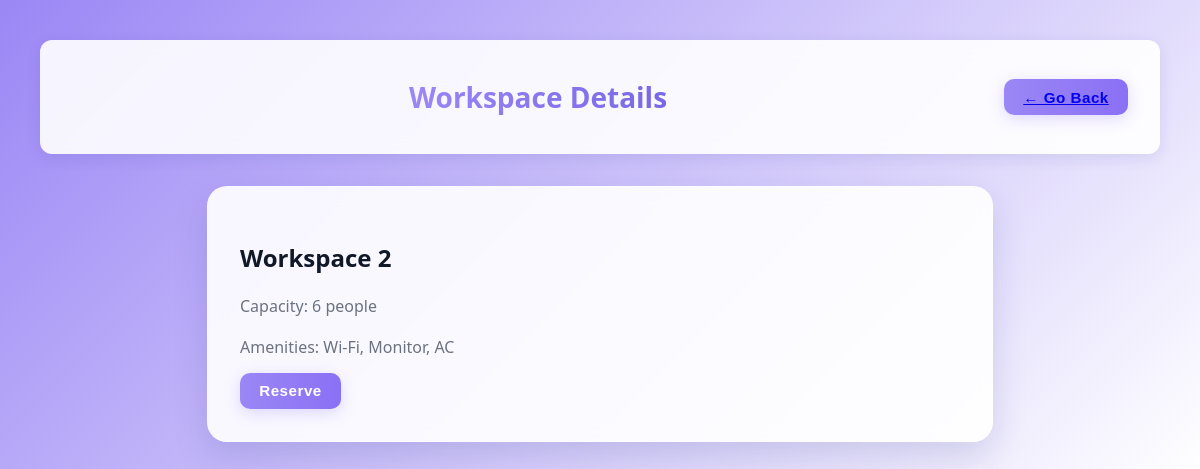
Page /details/2 (signed in) on the committed database.
### website/models.py (models this page shows)
class Workspace(db.Model):
    id = db.Column(db.Integer, primary_key=True)
    name = db.Column(db.String(100), nullable=False, unique=True)
    capacity = db.Column(db.Integer, nullable=False)
    amenities = db.Column(db.String(255), nullable=True)

### website/views.py (the view)
@views.route('/details/<int:id>')
@login_required
def workspace_details(id):
    workspace = Workspace.query.get_or_404(id)
    is_reserved = Booking.query.filter_by(workspace_id=id).first() is not None
    return render_template("workspace-details.html", user=current_user, workspace=workspace, reserved=is_reserved)

### website/__init__.py (called while the page is built)
def create_app():
    app = Flask(__name__)
    app.config['SECRET_KEY'] = 'love'
    app.config['SQLALCHEMY_DATABASE_URI'] = f'sqlite:///{DB_NAME}'
    db.init_app(app)
    from .views import views
    from .auth import auth
    app.register_blueprint(views, url_prefix='/')
    app.register_blueprint(auth, url_prefix='/')
    from .models import User, Workspace  # Import Workspace model
    with app.app_context():
        db.create_all()
        seed_workspaces()  # Seed default workspaces
    login_manager = LoginManager()
    login_manager.login_view = 'auth.login'
    login_manager.init_app(app)
    @login_manager.user_loader
    def load_user(id):
        return User.query.get(int(id))
    return app

### website/templates/workspace-details.html (shortened to what this page needs)
<!DOCTYPE html>
<html lang="en">
<head>
    <link rel="stylesheet" href="{{ url_for('static', filename='styles/workspace_details.css') }}">
</head>
<body>
    <header class="header">
        <h1>Workspace Details</h1>
        <button><a href="/">← Go Back</a></button>
    </header>
    <main class="workspace-details">
        <div class="workspace-item">
            <h2>{{ workspace.name }}</h2>
            <p>Capacity: {{ workspace.capacity }} people</p>
            <p>Amenities: {{ workspace.amenities }}</p>
                {% if current_user.role == 'staff' or current_user.role == 'admin' %}
                    <button onclick="openModal()">Reserve</button>
                {% endif %}
        </div>
    </main>
</body>
</html>

### website/static/styles/workspace_details.css (style rules this page uses)
body { background: linear-gradient(135deg, #9b87f5 0%, #ffffff 100%); font-family: 'Segoe UI', Tahoma, Geneva, Verdana, sans-serif; color: #333; line-height: 1.6; padding: 2rem; }
.header { display: flex; justify-content: space-between; align-items: center; background: rgba(255, 255, 255, 0.9); backdrop-filter: blur(8px); padding: 1rem 2rem; border-radius: 12px; box-shadow: 0 4px 15px rgba(31, 38, 135, 0.1); margin-bottom: 2rem; position: sticky; top: 0; z-index: 10; }
.header h1 { background: linear-gradient(to right, #9b87f5, #7868e6); -webkit-background-clip: text; background-clip: text; -webkit-text-fill-color: transparent; font-size: 1.75rem; font-weight: 600; }
button { background: linear-gradient(to right, #9b87f5, #8a70f5); color: white; border: none; border-radius: 10px; padding: 0.6rem 1.2rem; font-size: 0.95rem; font-weight: 600; transition: all 0.3s ease; box-shadow: 0 4px 15px rgba(155, 135, 245, 0.3); letter-spacing: 0.5px; }
.workspace-details { max-width: 720px; margin: 0 auto; background: rgba(255, 255, 255, 0.9); padding: 2rem; border-radius: 20px; box-shadow: 0 15px 35px rgba(31, 38, 135, 0.15); backdrop-filter: blur(8px); border: 1px solid rgba(255, 255, 255, 0.3); }
.workspace-item h2 { font-size: 1.5rem; margin-bottom: 1rem; color: #111827; }
.workspace-item p { color: #6b7280; font-size: 1rem; margin-bottom: 0.75rem; }

### rows in the picture
Workspace: name "Workspace 2", capacity "6", amenities "Wi-Fi, Monitor, AC"
